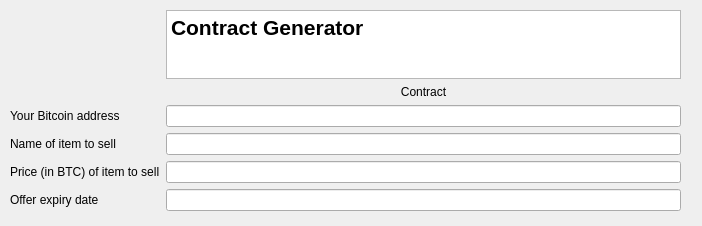
<?xml version="1.0" encoding="UTF-8"?>
<ui version="4.0">
 <class>Form</class>
 <widget class="QWidget" name="Form">
  <property name="geometry">
   <rect>
    <x>0</x>
    <y>0</y>
    <width>702</width>
    <height>226</height>
   </rect>
  </property>
  <property name="windowTitle">
   <string>Form</string>
  </property>
  <property name="autoFillBackground">
   <bool>false</bool>
  </property>
  <widget class="QWidget" name="gridLayoutWidget">
   <property name="geometry">
    <rect>
     <x>10</x>
     <y>10</y>
     <width>671</width>
     <height>201</height>
    </rect>
   </property>
   <layout class="QGridLayout" name="gridLayout">
    <item row="2" column="1">
     <widget class="QLineEdit" name="lineEdit_2"/>
    </item>
    <item row="5" column="0">
     <widget class="QLabel" name="label_7">
      <property name="text">
       <string>Offer expiry date</string>
      </property>
     </widget>
    </item>
    <item row="4" column="1">
     <widget class="QLineEdit" name="lineEdit_4"/>
    </item>
    <item row="5" column="1">
     <widget class="QLineEdit" name="lineEdit_5"/>
    </item>
    <item row="3" column="1">
     <widget class="QLineEdit" name="lineEdit_3"/>
    </item>
    <item row="4" column="0">
     <widget class="QLabel" name="label_6">
      <property name="text">
       <string>Price (in BTC) of item to sell</string>
      </property>
     </widget>
    </item>
    <item row="2" column="0">
     <widget class="QLabel" name="label_4">
      <property name="text">
       <string>Your Bitcoin address</string>
      </property>
     </widget>
    </item>
    <item row="3" column="0">
     <widget class="QLabel" name="label_5">
      <property name="text">
       <string>Name of item to sell</string>
      </property>
     </widget>
    </item>
    <item row="1" column="1">
     <widget class="QLabel" name="label_2">
      <property name="layoutDirection">
       <enum>Qt::RightToLeft</enum>
      </property>
      <property name="autoFillBackground">
       <bool>false</bool>
      </property>
      <property name="text">
       <string>Contract</string>
      </property>
      <property name="alignment">
       <set>Qt::AlignCenter</set>
      </property>
     </widget>
    </item>
    <item row="0" column="1">
     <widget class="QTextBrowser" name="textBrowser_2">
      <property name="layoutDirection">
       <enum>Qt::LeftToRight</enum>
      </property>
      <property name="autoFillBackground">
       <bool>false</bool>
      </property>
      <property name="html">
       <string>&lt;!DOCTYPE HTML PUBLIC &quot;-//W3C//DTD HTML 4.0//EN&quot; &quot;http://www.w3.org/TR/REC-html40/strict.dtd&quot;&gt;
&lt;html&gt;&lt;head&gt;&lt;meta name=&quot;qrichtext&quot; content=&quot;1&quot; /&gt;&lt;style type=&quot;text/css&quot;&gt;
p, li { white-space: pre-wrap; }
&lt;/style&gt;&lt;/head&gt;&lt;body style=&quot; font-family:'Ubuntu'; font-size:11pt; font-weight:400; font-style:normal;&quot;&gt;
&lt;p style=&quot; margin-top:0px; margin-bottom:0px; margin-left:0px; margin-right:0px; -qt-block-indent:0; text-indent:0px;&quot;&gt;&lt;span style=&quot; font-size:16pt; font-weight:600;&quot;&gt;Contract Generator&lt;/span&gt;&lt;/p&gt;&lt;/body&gt;&lt;/html&gt;</string>
      </property>
     </widget>
    </item>
   </layout>
  </widget>
 </widget>
 <resources/>
 <connections/>
</ui>
